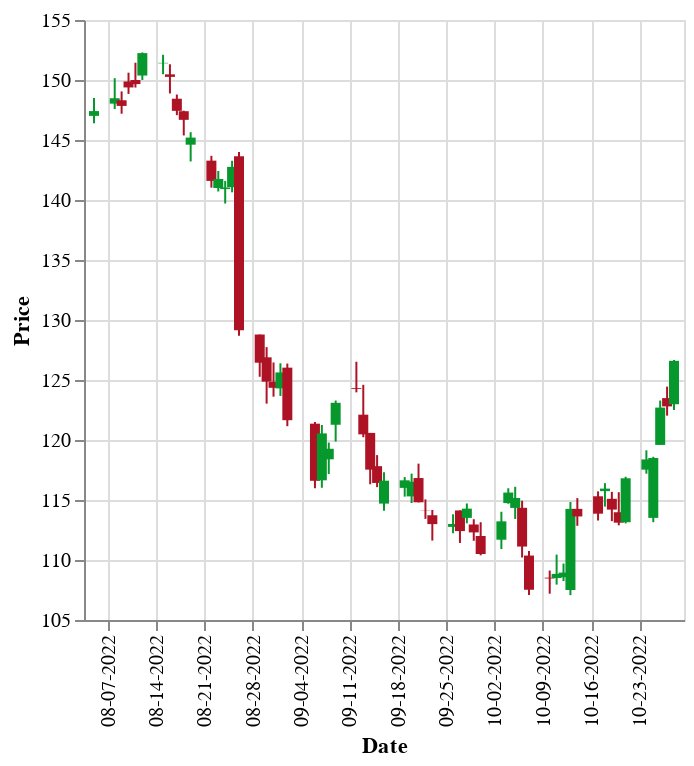

Here is the notebook cell this chart was saved with:
### Markdown cell above
### Example Figure: Candlestick Chart for 3M

### Code cell
mmm = rawdata.loc[:, idx['Close':'Open', 'MMM']].droplevel('Symbol', axis=1).tail(60)

import altair as alt

open_close_color = alt.condition(
    "datum.Open <= datum.Close",
    alt.value("#06982d"), # green for increase
    alt.value("#ae1325"), # red for decrease
) 

base = alt.Chart(mmm.reset_index()).encode(
    alt.X('Date:T',
          axis=alt.Axis(
              format='%m-%d-%Y',
              labelAngle=-90)
    ),
    color=open_close_color
)

rule = base.mark_rule().encode(
    alt.Y(
        'Low:Q',
        title='Price',
        scale=alt.Scale(zero=False),
    ),
    alt.Y2('High:Q')
)

bar = base.mark_bar().encode(
    alt.Y('Open:Q'),
    alt.Y2('Close:Q')
)

rule + bar

### Figure 1 — Vega-Lite specification as saved in the notebook (floating-point values rounded to 4 significant figures)
{"config": {"view": {"continuousWidth": 300, "continuousHeight": 300}}, "layer": [{"mark": {"type": "rule"}, "encoding": {"color": {"condition": {"test": "datum.Open <= datum.Close", "value": "#06982d"}, "value": "#ae1325"}, "x": {"axis": {"format": "%m-%d-%Y", "labelAngle": -90}, "field": "Date", "type": "temporal"}, "y": {"field": "Low", "scale": {"zero": false}, "title": "Price", "type": "quantitative"}, "y2": {"field": "High"}}}, {"mark": {"type": "bar"}, "encoding": {"color": {"condition": {"test": "datum.Open <= datum.Close", "value": "#06982d"}, "value": "#ae1325"}, "x": {"axis": {"format": "%m-%d-%Y", "labelAngle": -90}, "field": "Date", "type": "temporal"}, "y": {"field": "Open", "type": "quantitative"}, "y2": {"field": "Close"}}}], "data": {"name": "data-8c869b72378d93998bd5a2a7d2ca0c04"}, "$schema": "https://vega.github.io/schema/vega-lite/v5.16.3.json", "datasets": {"data-8c869b72378d93998bd5a2a7d2ca0c04": [{"Date": "2022-08-05T00:00:00", "Close": 147.4, "High": 148.5, "Low": 146.4, "Open": 147.0}, {"Date": "2022-08-08T00:00:00", "Close": 148.5, "High": 150.1, "Low": 147.6, "Open": 148.0}, {"Date": "2022-08-09T00:00:00", "Close": 147.8, "High": 149.1, "Low": 147.2, "Open": 148.3}, {"Date": "2022-08-10T00:00:00", "Close": 149.4, "High": 150.6, "Low": 148.8, "Open": 149.9}, {"Date": "2022-08-11T00:00:00", "Close": 149.7, "High": 151.4, "Low": 149.4, "Open": 150.0}, {"Date": "2022-08-12T00:00:00", "Close": 152.2, "High": 152.3, "Low": 150.0, "Open": 150.4}, {"Date": "2022-08-15T00:00:00", "Close": 151.4, "High": 152.1, "Low": 150.5, "Open": 151.4}, {"Date": "2022-08-16T00:00:00", "Close": 150.3, "High": 151.3, "Low": 148.9, "Open": 150.5}, {"Date": "2022-08-17T00:00:00", "Close": 147.4, "High": 148.8, "Low": 147.1, "Open": 148.4}, {"Date": "2022-08-18T00:00:00", "Close": 146.7, "High": 147.4, "Low": 145.4, "Open": 147.4}, {"Date": "2022-08-19T00:00:00", "Close": 145.2, "High": 145.6, "Low": 143.2, "Open": 144.6}, {"Date": "2022-08-22T00:00:00", "Close": 141.6, "High": 143.7, "Low": 141.0, "Open": 143.3}, {"Date": "2022-08-23T00:00:00", "Close": 141.8, "High": 142.4, "Low": 140.7, "Open": 141.0}, {"Date": "2022-08-24T00:00:00", "Close": 141.0, "High": 141.6, "Low": 139.7, "Open": 140.9}, {"Date": "2022-08-25T00:00:00", "Close": 142.8, "High": 143.3, "Low": 140.6, "Open": 141.1}, {"Date": "2022-08-26T00:00:00", "Close": 129.1, "High": 144.0, "Low": 128.7, "Open": 143.6}, {"Date": "2022-08-29T00:00:00", "Close": 126.4, "High": 128.8, "Low": 125.3, "Open": 128.8}, {"Date": "2022-08-30T00:00:00", "Close": 124.9, "High": 127.7, "Low": 123.0, "Open": 126.9}, {"Date": "2022-08-31T00:00:00", "Close": 124.3, "High": 126.5, "Low": 123.6, "Open": 124.8}, {"Date": "2022-09-01T00:00:00", "Close": 125.6, "High": 126.4, "Low": 123.7, "Open": 124.3}, {"Date": "2022-09-02T00:00:00", "Close": 121.7, "High": 126.4, "Low": 121.2, "Open": 126.0}, {"Date": "2022-09-06T00:00:00", "Close": 116.6, "High": 121.5, "Low": 116.0, "Open": 121.4}, {"Date": "2022-09-07T00:00:00", "Close": 120.6, "High": 121.2, "Low": 116.0, "Open": 116.6}, {"Date": "2022-09-08T00:00:00", "Close": 119.3, "High": 119.8, "Low": 117.2, "Open": 118.4}, {"Date": "2022-09-09T00:00:00", "Close": 123.1, "High": 123.3, "Low": 119.9, "Open": 121.3}, {"Date": "2022-09-12T00:00:00", "Close": 124.2, "High": 126.5, "Low": 124.0, "Open": 124.3}, {"Date": "2022-09-13T00:00:00", "Close": 120.5, "High": 124.6, "Low": 120.2, "Open": 122.1}, {"Date": "2022-09-14T00:00:00", "Close": 117.5, "High": 120.6, "Low": 116.3, "Open": 120.6}, {"Date": "2022-09-15T00:00:00", "Close": 116.4, "High": 118.7, "Low": 116.1, "Open": 117.8}, {"Date": "2022-09-16T00:00:00", "Close": 116.6, "High": 117.3, "Low": 114.1, "Open": 114.7}, {"Date": "2022-09-19T00:00:00", "Close": 116.6, "High": 116.9, "Low": 115.3, "Open": 116.0}, {"Date": "2022-09-20T00:00:00", "Close": 116.5, "High": 117.2, "Low": 114.8, "Open": 115.3}, {"Date": "2022-09-21T00:00:00", "Close": 114.8, "High": 118.0, "Low": 114.8, "Open": 116.8}, {"Date": "2022-09-22T00:00:00", "Close": 114.1, "High": 115.1, "Low": 113.4, "Open": 114.2}, {"Date": "2022-09-23T00:00:00", "Close": 113.0, "High": 114.2, "Low": 111.6, "Open": 113.7}, {"Date": "2022-09-26T00:00:00", "Close": 113.0, "High": 113.8, "Low": 112.2, "Open": 112.8}, {"Date": "2022-09-27T00:00:00", "Close": 112.4, "High": 114.1, "Low": 111.4, "Open": 114.1}, {"Date": "2022-09-28T00:00:00", "Close": 114.3, "High": 114.7, "Low": 113.1, "Open": 113.5}, {"Date": "2022-09-29T00:00:00", "Close": 112.3, "High": 113.4, "Low": 111.6, "Open": 113.0}, {"Date": "2022-09-30T00:00:00", "Close": 110.5, "High": 113.2, "Low": 110.4, "Open": 112.0}, {"Date": "2022-10-03T00:00:00", "Close": 113.2, "High": 114.0, "Low": 110.9, "Open": 111.7}, {"Date": "2022-10-04T00:00:00", "Close": 115.6, "High": 116.0, "Low": 114.7, "Open": 114.7}, {"Date": "2022-10-05T00:00:00", "Close": 115.2, "High": 116.1, "Low": 113.4, "Open": 114.3}, {"Date": "2022-10-06T00:00:00", "Close": 111.1, "High": 114.9, "Low": 110.2, "Open": 114.3}, {"Date": "2022-10-07T00:00:00", "Close": 107.5, "High": 110.8, "Low": 107.1, "Open": 110.4}, {"Date": "2022-10-10T00:00:00", "Close": 108.5, "High": 109.1, "Low": 107.2, "Open": 108.5}, {"Date": "2022-10-11T00:00:00", "Close": 108.8, "High": 110.4, "Low": 107.9, "Open": 108.5}, {"Date": "2022-10-12T00:00:00", "Close": 108.9, "High": 109.7, "Low": 108.2, "Open": 108.6}, {"Date": "2022-10-13T00:00:00", "Close": 114.3, "High": 114.8, "Low": 107.1, "Open": 107.5}, {"Date": "2022-10-14T00:00:00", "Close": 113.6, "High": 115.2, "Low": 112.8, "Open": 114.3}, {"Date": "2022-10-17T00:00:00", "Close": 113.9, "High": 115.7, "Low": 113.3, "Open": 115.3}, {"Date": "2022-10-18T00:00:00", "Close": 115.9, "High": 116.4, "Low": 114.4, "Open": 115.7}, {"Date": "2022-10-19T00:00:00", "Close": 114.2, "High": 115.7, "Low": 113.2, "Open": 115.1}, {"Date": "2022-10-20T00:00:00", "Close": 113.1, "High": 115.7, "Low": 112.9, "Open": 114.0}, {"Date": "2022-10-21T00:00:00", "Close": 116.8, "High": 116.9, "Low": 113.1, "Open": 113.2}, {"Date": "2022-10-24T00:00:00", "Close": 118.4, "High": 119.1, "Low": 117.2, "Open": 117.5}, {"Date": "2022-10-25T00:00:00", "Close": 118.5, "High": 118.6, "Low": 113.2, "Open": 113.5}, {"Date": "2022-10-26T00:00:00", "Close": 122.7, "High": 123.3, "Low": 119.6, "Open": 119.6}, {"Date": "2022-10-27T00:00:00", "Close": 122.8, "High": 124.4, "Low": 122.0, "Open": 123.5}, {"Date": "2022-10-28T00:00:00", "Close": 126.6, "High": 126.7, "Low": 122.5, "Open": 123.0}]}}
